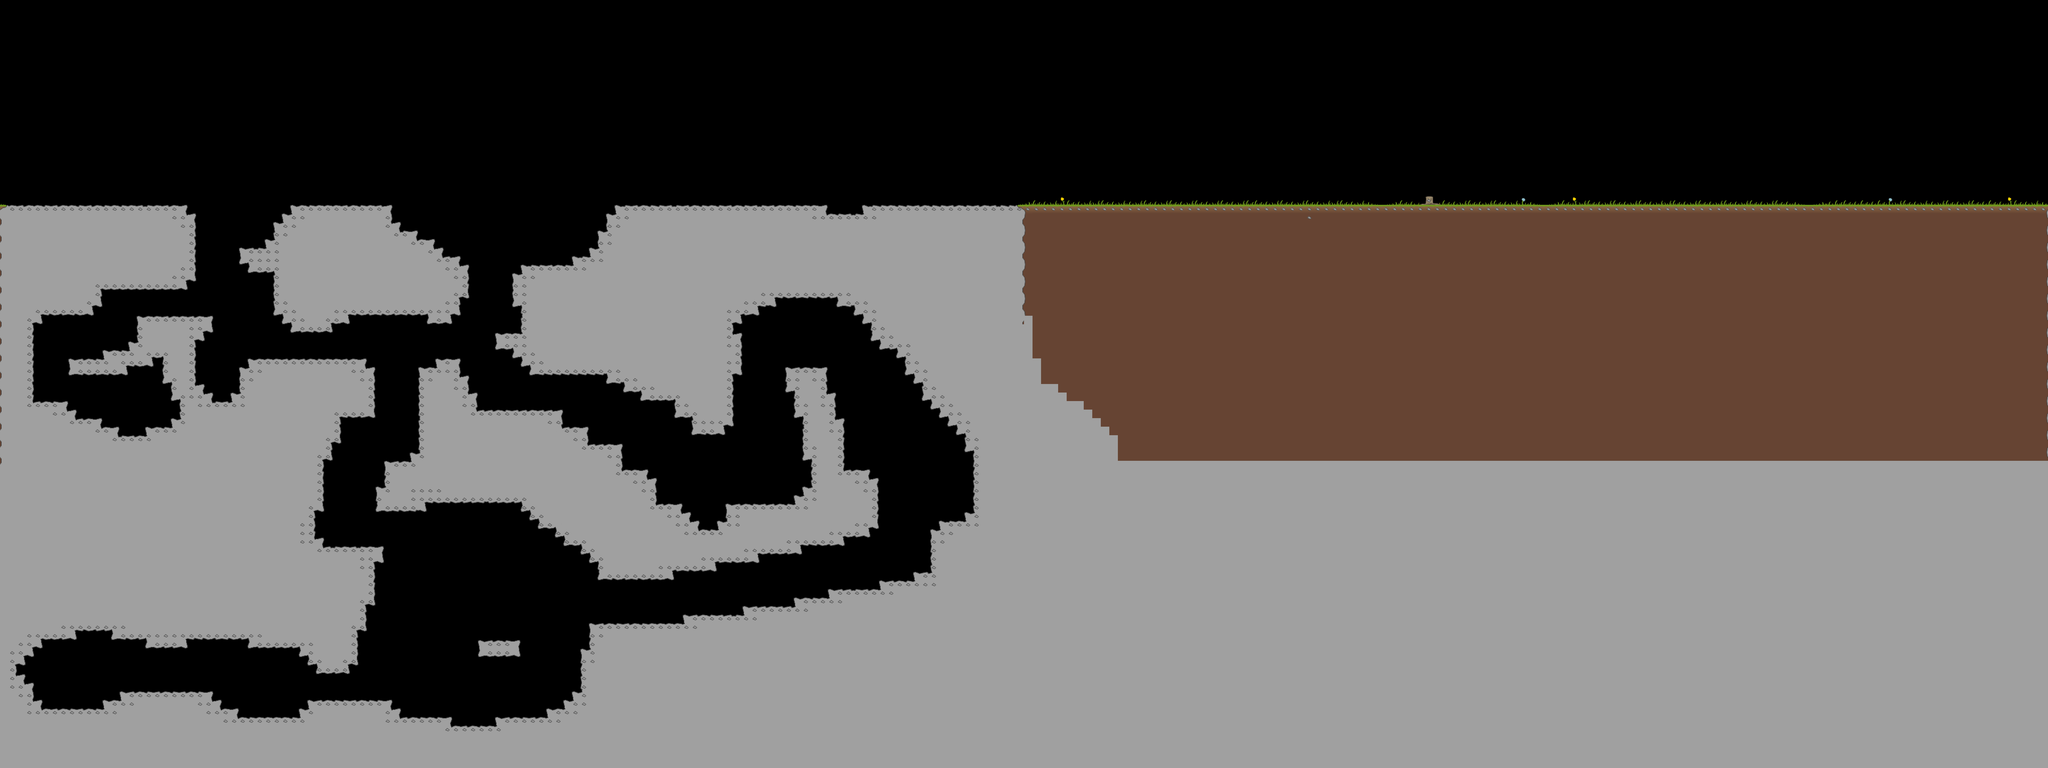

A level layout from a 2D game, rendered from its tile map. Below: a short description, then the map file with tile-grid data replaced by summaries:
An orthogonal 240x90 tile map with 32x32 px tiles, 2 tile layers (Base, collision), 1 hidden layer not drawn.

<map version="1.0" orientation="orthogonal" width="240" height="90" tilewidth="32" tileheight="32">
 <properties>
  <property name="gravity" value="0.6" />
  <property name="rotate" value="true" />
  <property name="timestep" value="0" />
 </properties>
 <tileset firstgid="1" name="tilesx2" tilewidth="32" tileheight="32">
  <image source="tilesx2.png" trans="ffffff" width="512" height="512" />
 </tileset>
 <layer name="Base" width="240" height="90">
  <properties>
   <property name="foreground" value="true" />
  </properties>
  <data>[21600 cells, 13405 non-empty, 49 distinct tile ids]</data>
 </layer>
 <layer name="Details" width="240" height="90" visible="0">
  <properties>
   <property name="foreground" value="true" />
  </properties>
  <data>[21600 cells, 678 non-empty, 11 distinct tile ids]</data>
 </layer>
 <layer name="collision" width="240" height="90">
  <data>[21600 cells, 1006 non-empty, 1 distinct tile ids]</data>
 </layer>
</map>